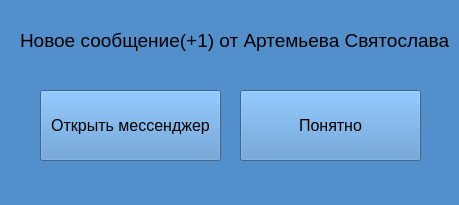
<?xml version="1.0" encoding="UTF-8"?>
<ui version="4.0">
 <class>Form</class>
 <widget class="QWidget" name="Form">
  <property name="geometry">
   <rect>
    <x>0</x>
    <y>0</y>
    <width>459</width>
    <height>205</height>
   </rect>
  </property>
  <property name="windowTitle">
   <string>Form</string>
  </property>
  <property name="styleSheet">
   <string notr="true">QWidget{
   background:#538FCA;
}</string>
  </property>
  <widget class="QLabel" name="msg">
   <property name="geometry">
    <rect>
     <x>20</x>
     <y>20</y>
     <width>431</width>
     <height>41</height>
    </rect>
   </property>
   <property name="font">
    <font>
     <pointsize>14</pointsize>
    </font>
   </property>
   <property name="text">
    <string>Новое сообщение(+1) от Артемьева Святослава</string>
   </property>
  </widget>
  <widget class="QPushButton" name="button_open_window">
   <property name="geometry">
    <rect>
     <x>40</x>
     <y>90</y>
     <width>181</width>
     <height>71</height>
    </rect>
   </property>
   <property name="font">
    <font>
     <pointsize>12</pointsize>
    </font>
   </property>
   <property name="text">
    <string>Открыть мессенджер</string>
   </property>
  </widget>
  <widget class="QPushButton" name="button_close_window">
   <property name="geometry">
    <rect>
     <x>240</x>
     <y>90</y>
     <width>181</width>
     <height>71</height>
    </rect>
   </property>
   <property name="font">
    <font>
     <pointsize>12</pointsize>
    </font>
   </property>
   <property name="text">
    <string>Понятно</string>
   </property>
  </widget>
 </widget>
 <resources/>
 <connections/>
</ui>
